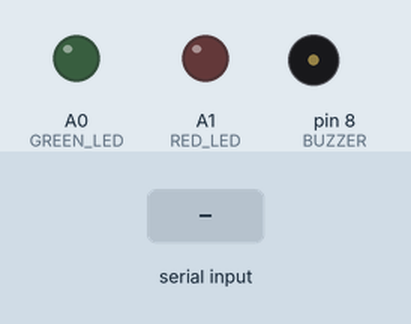
Simulated run of this sketch. Board: Arduino Uno, built with avr-gcc and run on an emulated ATmega328P. Parts: output pins drawn as LEDs (lit = HIGH), buzzer (waves = sounding, pin HIGH). The test bench sets the inputs (shaded band). Pins used as bus, display or sensor lines are not drawn.

Above: at 1.2 s.
1.3 s: "Green\n" received over Serial
At 1.7 s:
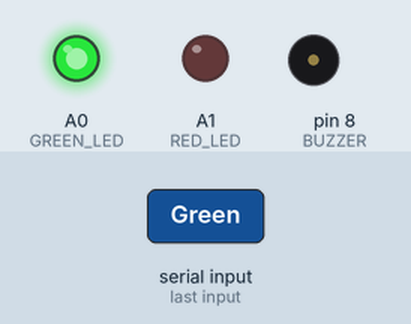
3.3 s: "Red\n" received over Serial
At 3.7 s:
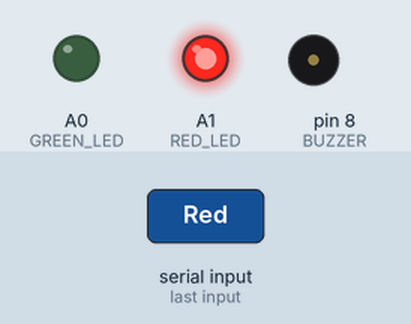
Timing chart, 0 to 6.3 s (numbered marks = the images above; inputs shaded):
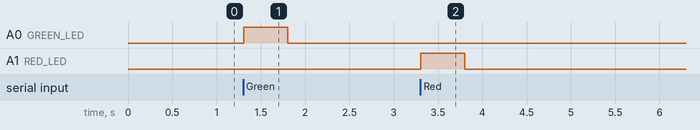

Measured:
- after the input at 1.3 s, A0 (GREEN_LED): LOW → HIGH at once, → LOW 0.50 s later
- after the input at 3.3 s, A1 (RED_LED): LOW → HIGH at once, → LOW 0.50 s later

The sketch:

rfid_attendance.ino
```cpp
//Paste in arduino IDE to run

#include <SPI.h>
#include <MFRC522.h>

#define SS_PIN     10
#define RST_PIN    9
#define BUZZER     8
#define GREEN_LED  A0
#define RED_LED    A1

MFRC522 mfrc522(SS_PIN, RST_PIN);

void setup() {
  Serial.begin(9600);
  SPI.begin();
  mfrc522.PCD_Init();
  pinMode(BUZZER, OUTPUT);
  pinMode(GREEN_LED, OUTPUT);
  pinMode(RED_LED, OUTPUT);
}

void loop() {
  if (!Serial.available()) return;
  String cmd = Serial.readStringUntil('\n');
  cmd.trim();

  if (cmd == "READ") {
    // attempt to read a tag for up to 10s (no initial beep now)
    unsigned long start = millis();
    bool found = false;
    while (millis() - start < 10000UL) {
      if (mfrc522.PICC_IsNewCardPresent() &&
          mfrc522.PICC_ReadCardSerial()) {
        // **beep on successful scan**
        tone(BUZZER, 1000);
        delay(200);
        noTone(BUZZER);

        // send UID back
        String uid = "";
        for (byte i = 0; i < mfrc522.uid.size; i++) {
          uid += String(mfrc522.uid.uidByte[i], HEX);
        }
        Serial.println(uid);
        mfrc522.PICC_HaltA();
        found = true;
        break;
      }
      delay(50);
    }
    if (!found) {
      Serial.println("NOTAG");
    }
  }
  else if (cmd == "Green") {
    digitalWrite(GREEN_LED, HIGH);
    delay(500);
    digitalWrite(GREEN_LED, LOW);
  }
  else if (cmd == "Red") {
    digitalWrite(RED_LED, HIGH);
    delay(500);
    digitalWrite(RED_LED, LOW);
  }
}
```
